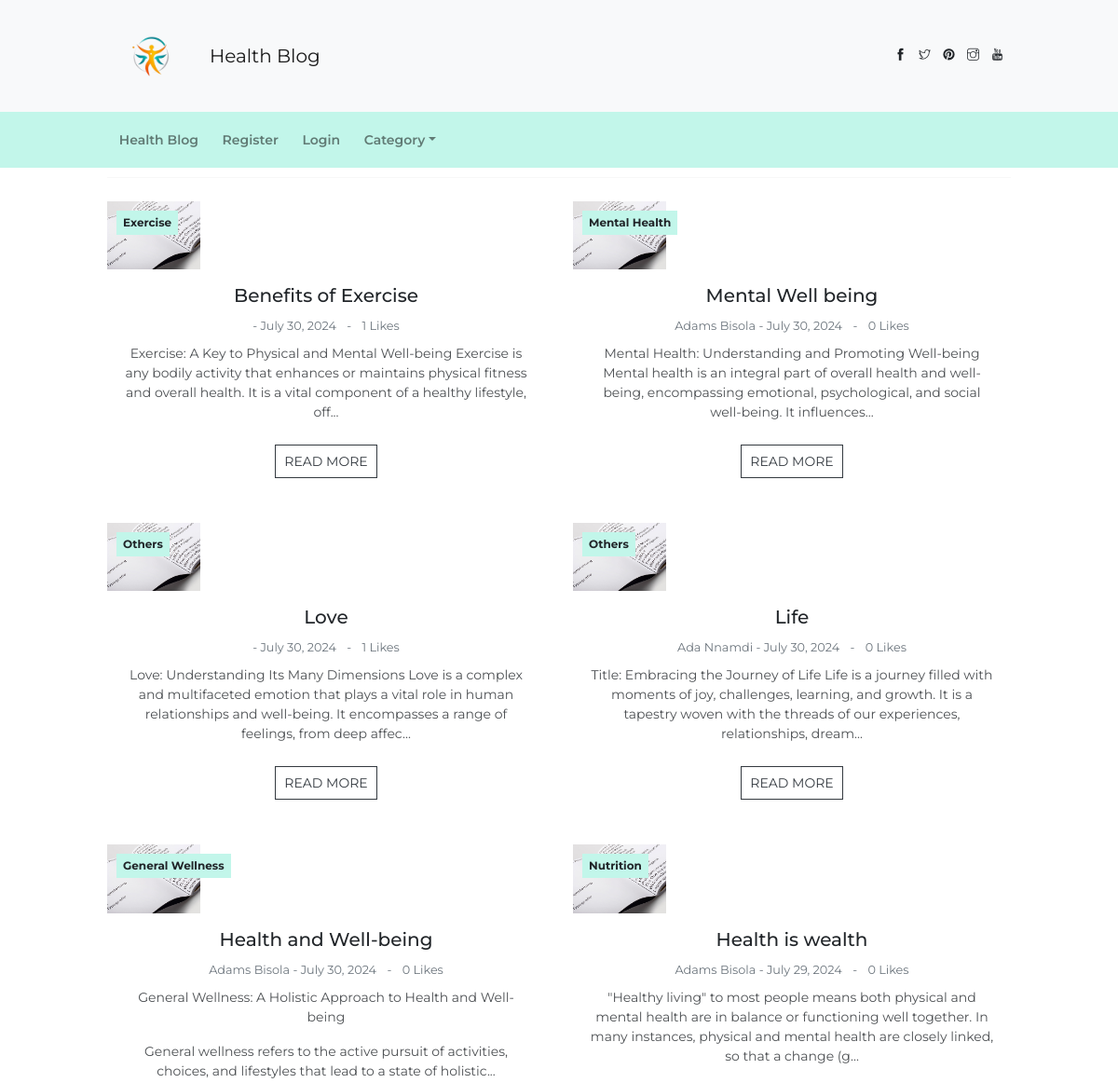
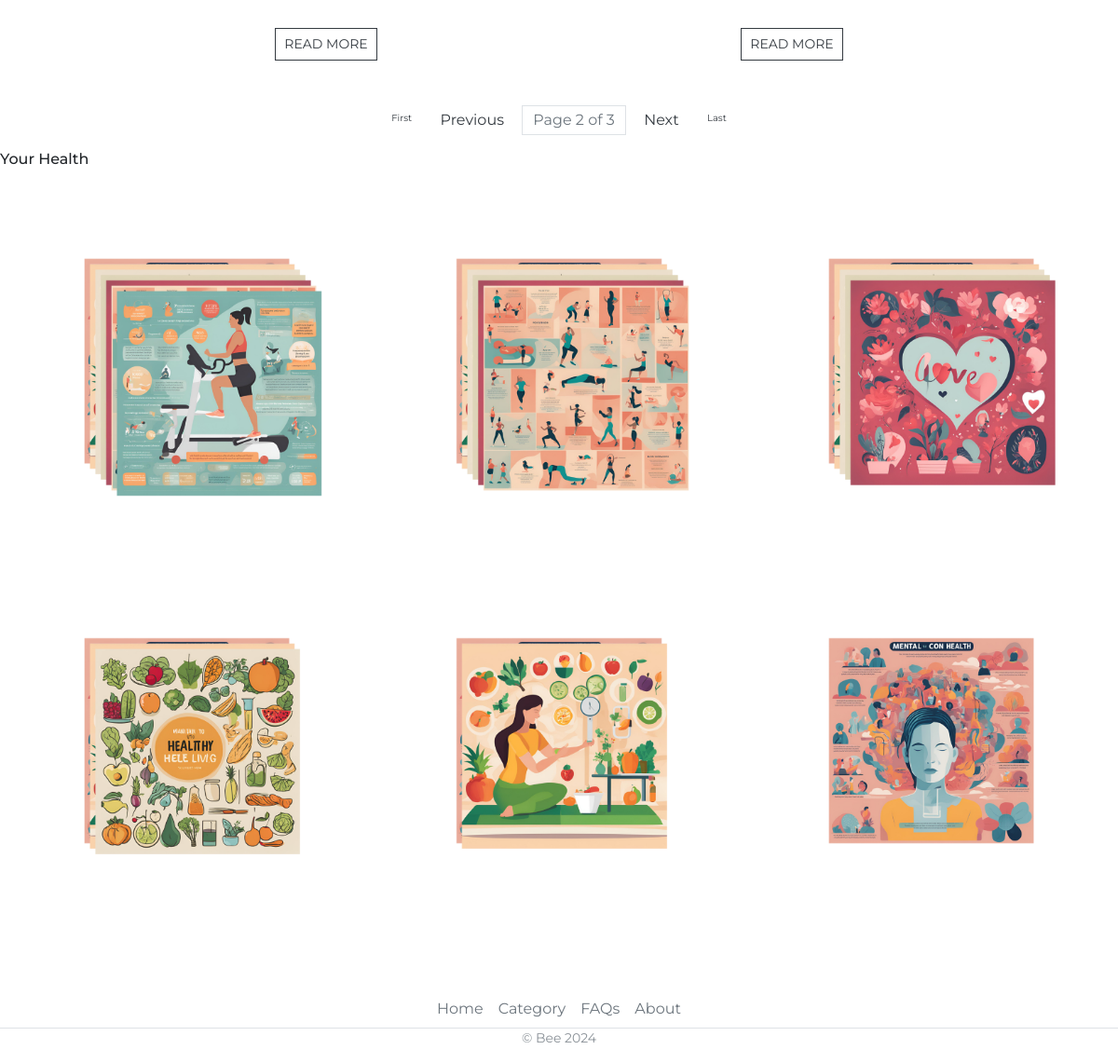
Screenshot of /?page=2 with the database file from the repository (2 pictures, top to bottom).
### blog/models.py (models this page shows, shortened)
class Post(models.Model):
    title = models.CharField(max_length=100)
    title_tag = models.CharField(max_length=100)
    author = models.ForeignKey(User, on_delete=models.CASCADE)
    body = models.TextField()
    date_created = models.DateField(auto_now_add=True)
    category = models.CharField(max_length=100, default= 'Nutrition')
    likes = models.ManyToManyField(User, related_name='blog_posts')
    def total_likes(self):
        return self.likes.count()

### blog/views.py (the view)
# urls.py: path('', HomeView.as_view(), name='home'),
class HomeView(ListView):
    model = Post
    template_name = 'home.html'
    ordering = ['-date_created' ]
    paginate_by = 6
    def get_context_data(self, * args ,**kwargs):
        cat_menu = Category.objects.all()
        context = super(HomeView, self).get_context_data(* args ,**kwargs)
        context["cat_menu"] = cat_menu
        for post in context['object_list']:
            post.total_likes = post.total_likes()
        return context

### blog/models.py (called while the page is built)
    def __str__(self):
        return self.name

### templates/home.html (shortened to what this page needs)
{% extends 'base.html' %}
{% load static %}
{% block content %}
<div class="container">
    <div class="page-container">
        <div class="page-content">
            <hr>
            <div class="row">
                {% for post in object_list %}
                    <div class="col-lg-6 mb-5">
                        <div class="card text-center h-100">
                            <div class="card-header p-0">
                                <div class="blog-media position-relative">
                                    <img src="{% static 'blog/imgs/blog-2.jpg' %}" alt="" class="w-100">
                                    <a href="{% url 'category' post.category %}" class="badge badge-primary position-absolute" style="top: 10px; left: 10px;">{{ post.category }}</a>
                                </div>
                            </div>
                            <div class="card-body px-3" >
                                <h5 class="card-title mb-2">{{post.title }}</h5>
                                <small class="small text-muted">
                                    {{ post.author.first_name }} {{ post.author.last_name }} - {{ post.date_created }}
                                    <span class="px-2">-</span>
                                    <a href="#" class="text-muted">{{ post.total_likes }} Likes</a>
                                </small>
                                <p class="my-2"> {{ post.body|slice:":200"|safe }}...</p>
                            </div>
                            <div class="card-footer p-0 text-center">
                                <a href="{% url 'article-detail' post.pk %}" class="btn btn-outline-dark btn-sm">READ MORE</a>
                            </div>
                        </div>
                    </div>
                    {% if forloop.counter|divisibleby:"2" and not forloop.last %}
                        </div><div class="row">
                    {% endif %}
                {% endfor %}
            </div>
        </div>
    </div>
</div>
                <nav aria-label="Page navigation example">
                    <ul class="pagination justify-content-center">
                        {% if page_obj.has_previous %}
                            <li class="page-item">
                                <a class="page-link" href="?page=1">First</a>
                            </li>
                            <li class="page-item">
                                <a class="page-link" href="?page={{ page_obj.previous_page_number }}">Previous</a>
                            </li>
                        {% endif %}
                        <li class="page-item disabled">
                            <span class="page-link">Page {{ page_obj.number }} of {{ page_obj.paginator.num_pages }}</span>
                        </li>
                        {% if page_obj.has_next %}
                            <li class="page-item">
                                <a class="page-link" href="?page={{ page_obj.next_page_number }}">Next</a>
                            </li>
                            <li class="page-item">
                                <a class="page-link" href="?page={{ page_obj.paginator.num_pages }}">Last</a>
                            </li>
                        {% endif %}
                    </ul>
                </nav>
            <h6 class="column-row">Your Health</h6>
            <div class="row px-3">
                <div class="col-4 p-1 figure">
                    <a href="#" class="figure-img">
                        <img src="{% static 'blog/imgs/insta-1.png' %}" alt="">
                    </a>
                </div>
                <div class="col-4 p-1 figure">
                    <a href="#" class="figure-img">
                        <img src="{% static 'blog/imgs/insta-2.png' %}" alt="" class="w-100 m-0">
                    </a>
                </div>
                <div class="col-4 p-1 figure">
                    <a href="#" class="figure-img">
                        <img src="{% static 'blog/imgs/insta-3.png' %}" alt="" class="w-100">
                    </a>
                </div>
                <div class="col-4 p-1 figure">
                    <a href="#" class="figure-img">
                        <img src="{% static 'blog/imgs/insta-4.png' %}" alt="" class="w-100 m-0">
                    </a>
                </div>
                <div class="col-4 p-1 figure">
                    <a href="#" class="figure-img">
                        <img src="{% static 'blog/imgs/insta-5.png'%}" alt="" class="w-100">
                    </a>
                </div>
                <div class="col-4 p-1 figure">
                    <a href="#" class="figure-img">
                        <img src="{% static 'blog/imgs/insta-6.png'%}" alt="" class="w-100 m-0">
                    </a>
                </div>
            </div>
</body>
{% endblock %}

### rows the page displays
Post: category "Exercise", title "Benefits of Exercise", date_created "July 30, 2024", total_likes "1", body "Exercise: A Key to Physical and Mental Well-being Exercise is any bodily activity that enhances or maintains physical fitness and overall health. It is a vital component of a healthy lifestyle, off"
Post: category "Mental Health", title "Mental Well being", author.first_name "Adams", author.last_name "Bisola", date_created "July 30, 2024", total_likes "0", body "Mental Health: Understanding and Promoting Well-being Mental health is an integral part of overall health and well-being, encompassing emotional, psychological, and social well-being. It influences"
Post: category "Others", title "Love", date_created "July 30, 2024", total_likes "1", body "Love: Understanding Its Many Dimensions Love is a complex and multifaceted emotion that plays a vital role in human relationships and well-being. It encompasses a range of feelings, from deep affec"
Post: category "Others", title "Life", author.first_name "Ada", author.last_name "Nnamdi", date_created "July 30, 2024", total_likes "0", body "Title: Embracing the Journey of Life Life is a journey filled with moments of joy, challenges, learning, and growth. It is a tapestry woven with the threads of our experiences, relationships, dream"
Post: category "General Wellness", title "Health and Well-being", author.first_name "Adams", author.last_name "Bisola", date_created "July 30, 2024", total_likes "0", body "General Wellness: A Holistic Approach to Health and Well-being General wellness refers to the active pursuit of activities, choices, and lifestyles that lead to a state of holistic"
Post: category "Nutrition", title "Health is wealth", author.first_name "Adams", author.last_name "Bisola", date_created "July 29, 2024", total_likes "0", body "\"Healthy living\" to most people means both physical and mental health are in balance or functioning well together. In many instances, physical and mental health are closely linked, so that a change (g"

### other values shown
{{ page_obj.number }} "2"
{{ page_obj.paginator.num_pages }} "3"
